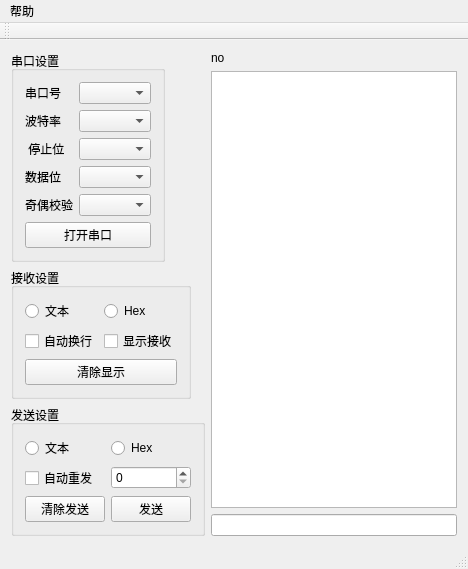
<?xml version="1.0" encoding="UTF-8"?>
<ui version="4.0">
 <class>MainWindow</class>
 <widget class="QMainWindow" name="MainWindow">
  <property name="geometry">
   <rect>
    <x>0</x>
    <y>0</y>
    <width>468</width>
    <height>447</height>
   </rect>
  </property>
  <property name="windowTitle">
   <string>方向盘套件</string>
  </property>
  <widget class="QWidget" name="centralWidget">
   <layout class="QGridLayout" name="gridLayout_16">
    <item row="0" column="0">
     <layout class="QHBoxLayout" name="horizontalLayout">
      <item>
       <layout class="QFormLayout" name="formLayout">
        <item row="0" column="0">
         <widget class="QGroupBox" name="groupBox">
          <property name="title">
           <string>串口设置</string>
          </property>
          <layout class="QGridLayout" name="gridLayout_6">
           <item row="0" column="0">
            <layout class="QVBoxLayout" name="verticalLayout">
             <item>
              <layout class="QGridLayout" name="gridLayout">
               <item row="0" column="0">
                <widget class="QLabel" name="label">
                 <property name="text">
                  <string>串口号</string>
                 </property>
                </widget>
               </item>
               <item row="0" column="1">
                <widget class="QComboBox" name="PortBox"/>
               </item>
              </layout>
             </item>
             <item>
              <layout class="QGridLayout" name="gridLayout_2">
               <item row="0" column="0">
                <widget class="QLabel" name="label_2">
                 <property name="text">
                  <string>波特率</string>
                 </property>
                </widget>
               </item>
               <item row="0" column="1">
                <widget class="QComboBox" name="BaudBox"/>
               </item>
              </layout>
             </item>
             <item>
              <layout class="QGridLayout" name="gridLayout_3">
               <item row="0" column="0">
                <widget class="QLabel" name="label_3">
                 <property name="text">
                  <string> 停止位</string>
                 </property>
                </widget>
               </item>
               <item row="0" column="1">
                <widget class="QComboBox" name="StopBox"/>
               </item>
              </layout>
             </item>
             <item>
              <layout class="QGridLayout" name="gridLayout_4">
               <item row="0" column="0">
                <widget class="QLabel" name="label_4">
                 <property name="text">
                  <string>数据位</string>
                 </property>
                </widget>
               </item>
               <item row="0" column="1">
                <widget class="QComboBox" name="DataBox"/>
               </item>
              </layout>
             </item>
             <item>
              <layout class="QGridLayout" name="gridLayout_5">
               <item row="0" column="0">
                <widget class="QLabel" name="label_5">
                 <property name="text">
                  <string>奇偶校验</string>
                 </property>
                </widget>
               </item>
               <item row="0" column="1">
                <widget class="QComboBox" name="ParityBox"/>
               </item>
              </layout>
             </item>
            </layout>
           </item>
           <item row="1" column="0">
            <widget class="QPushButton" name="openButton">
             <property name="text">
              <string>打开串口</string>
             </property>
            </widget>
           </item>
          </layout>
         </widget>
        </item>
        <item row="1" column="0">
         <widget class="QGroupBox" name="groupBox_2">
          <property name="title">
           <string>接收设置</string>
          </property>
          <layout class="QGridLayout" name="gridLayout_9">
           <item row="1" column="0">
            <layout class="QGridLayout" name="gridLayout_8">
             <item row="0" column="0">
              <widget class="QCheckBox" name="checkBox">
               <property name="text">
                <string>自动换行</string>
               </property>
              </widget>
             </item>
             <item row="0" column="1">
              <widget class="QCheckBox" name="reDisplay">
               <property name="text">
                <string>显示接收</string>
               </property>
              </widget>
             </item>
            </layout>
           </item>
           <item row="0" column="0">
            <layout class="QGridLayout" name="gridLayout_7">
             <item row="0" column="1">
              <widget class="QRadioButton" name="rHexRadio">
               <property name="text">
                <string>Hex</string>
               </property>
              </widget>
             </item>
             <item row="0" column="0">
              <widget class="QRadioButton" name="rTextRadio">
               <property name="text">
                <string>文本</string>
               </property>
              </widget>
             </item>
            </layout>
           </item>
           <item row="2" column="0">
            <widget class="QPushButton" name="r_clearButton">
             <property name="text">
              <string>清除显示</string>
             </property>
            </widget>
           </item>
          </layout>
         </widget>
        </item>
        <item row="2" column="0">
         <widget class="QGroupBox" name="groupBox_3">
          <property name="title">
           <string>发送设置</string>
          </property>
          <layout class="QGridLayout" name="gridLayout_14">
           <item row="0" column="0">
            <layout class="QGridLayout" name="gridLayout_13">
             <item row="0" column="0">
              <layout class="QGridLayout" name="gridLayout_12">
               <item row="0" column="0">
                <widget class="QRadioButton" name="sTextRadio">
                 <property name="text">
                  <string>文本</string>
                 </property>
                </widget>
               </item>
               <item row="0" column="1">
                <widget class="QRadioButton" name="sHexRadio">
                 <property name="text">
                  <string>Hex</string>
                 </property>
                </widget>
               </item>
              </layout>
             </item>
             <item row="1" column="0">
              <layout class="QGridLayout" name="gridLayout_11">
               <item row="0" column="0">
                <widget class="QCheckBox" name="reSendCheck">
                 <property name="text">
                  <string>自动重发</string>
                 </property>
                </widget>
               </item>
               <item row="0" column="1">
                <widget class="QSpinBox" name="spinBox">
                 <property name="maximum">
                  <number>2000</number>
                 </property>
                 <property name="displayIntegerBase">
                  <number>10</number>
                 </property>
                </widget>
               </item>
              </layout>
             </item>
             <item row="2" column="0">
              <layout class="QGridLayout" name="gridLayout_10">
               <item row="0" column="0">
                <widget class="QPushButton" name="s_clearButton">
                 <property name="text">
                  <string>清除发送</string>
                 </property>
                </widget>
               </item>
               <item row="0" column="1">
                <widget class="QPushButton" name="sendButton">
                 <property name="text">
                  <string>发送</string>
                 </property>
                </widget>
               </item>
              </layout>
             </item>
            </layout>
           </item>
          </layout>
         </widget>
        </item>
       </layout>
      </item>
      <item>
       <layout class="QGridLayout" name="gridLayout_15">
        <item row="1" column="0">
         <widget class="QTextBrowser" name="textBrowser"/>
        </item>
        <item row="2" column="0">
         <widget class="QLineEdit" name="lineEdit"/>
        </item>
        <item row="0" column="0">
         <widget class="QLabel" name="sendlabel">
          <property name="text">
           <string>no</string>
          </property>
         </widget>
        </item>
       </layout>
      </item>
     </layout>
    </item>
   </layout>
  </widget>
  <widget class="QMenuBar" name="menuBar">
   <property name="geometry">
    <rect>
     <x>0</x>
     <y>0</y>
     <width>468</width>
     <height>17</height>
    </rect>
   </property>
   <widget class="QMenu" name="menu">
    <property name="title">
     <string>帮助</string>
    </property>
    <addaction name="actionabout"/>
   </widget>
   <addaction name="menu"/>
  </widget>
  <widget class="QToolBar" name="mainToolBar">
   <attribute name="toolBarArea">
    <enum>TopToolBarArea</enum>
   </attribute>
   <attribute name="toolBarBreak">
    <bool>false</bool>
   </attribute>
  </widget>
  <widget class="QStatusBar" name="statusBar"/>
  <action name="actionabout">
   <property name="text">
    <string>about</string>
   </property>
  </action>
 </widget>
 <layoutdefault spacing="6" margin="11"/>
 <resources/>
 <connections/>
</ui>
